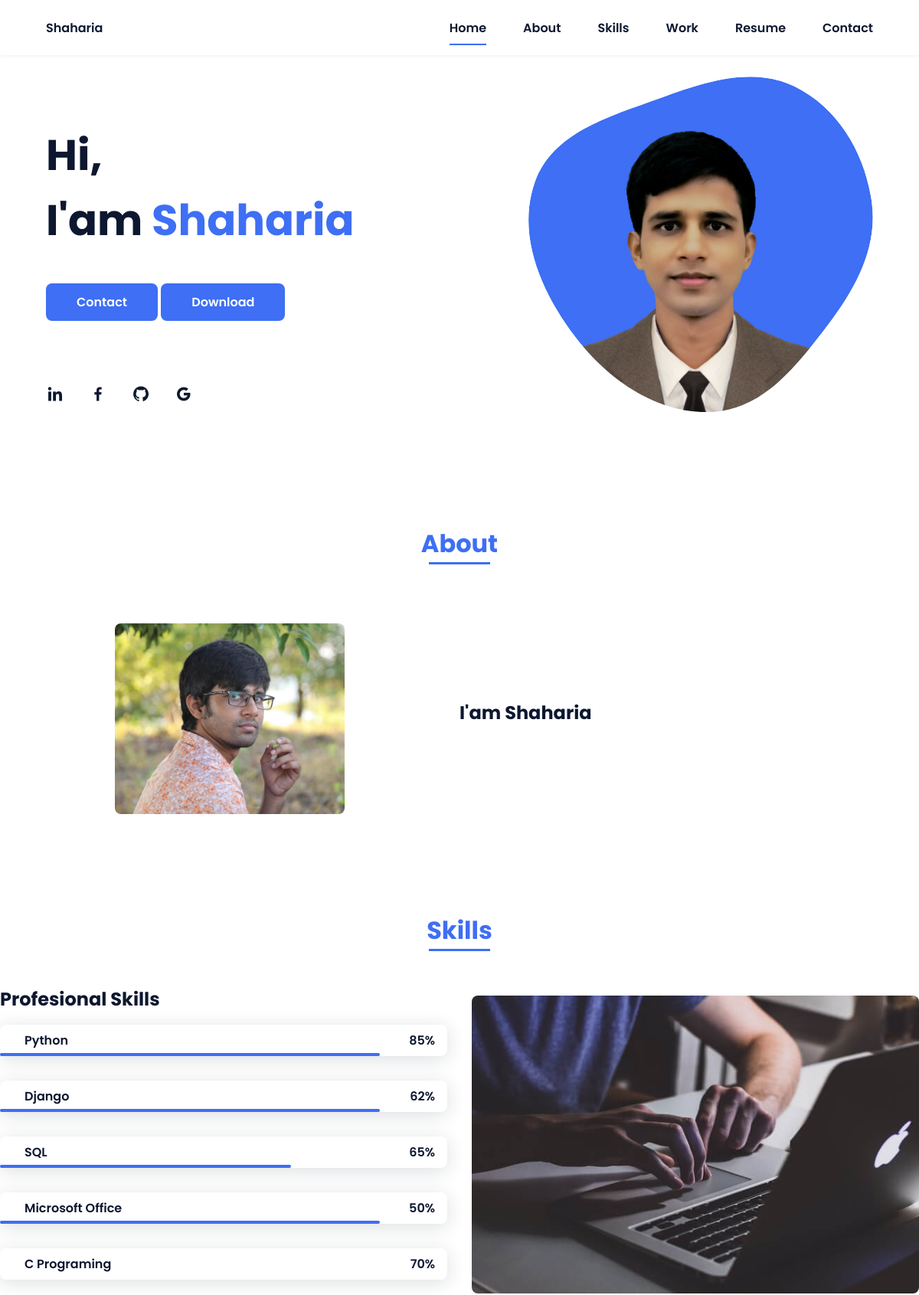
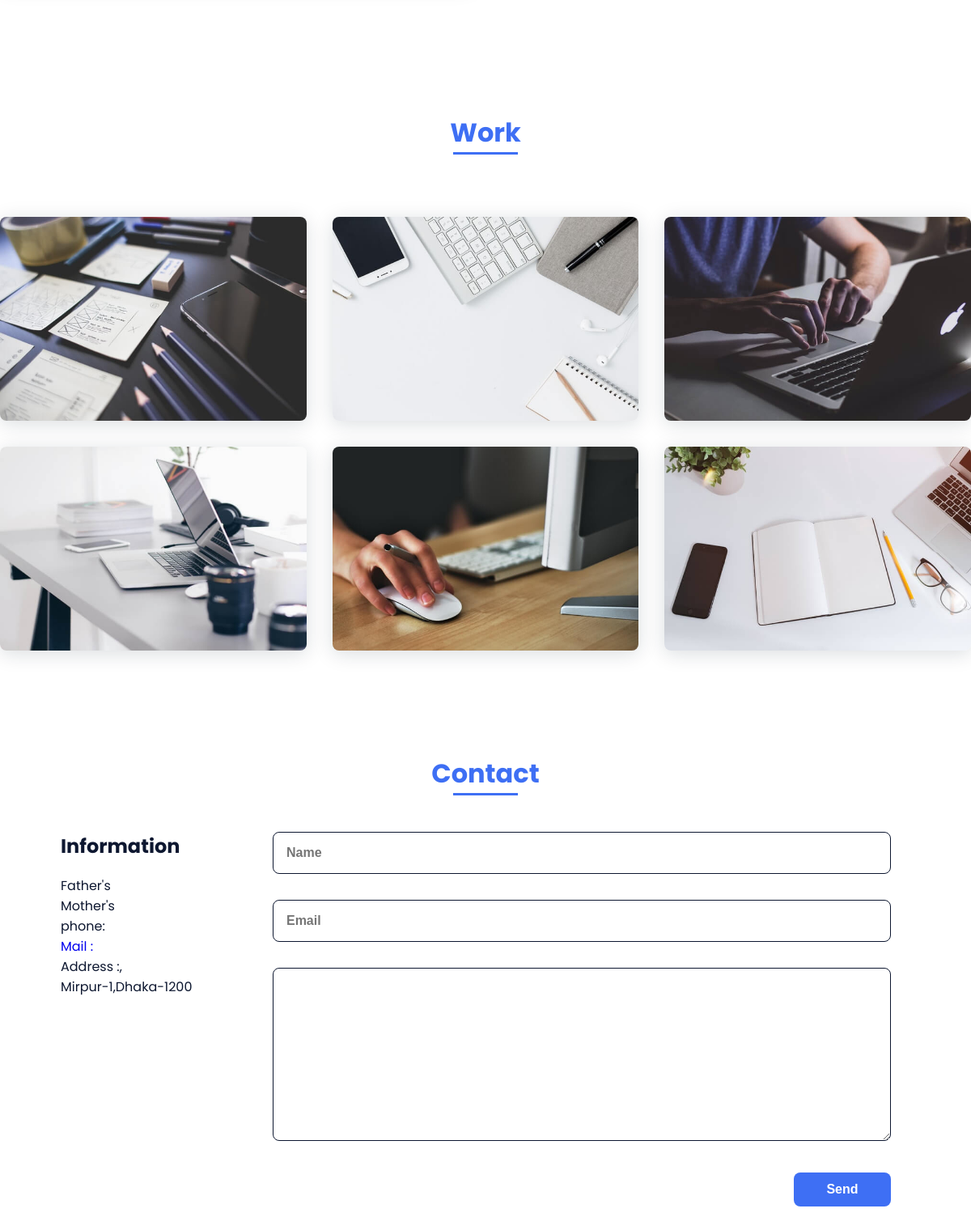
The app's page / (upper part), older data (2 pictures, top to bottom).
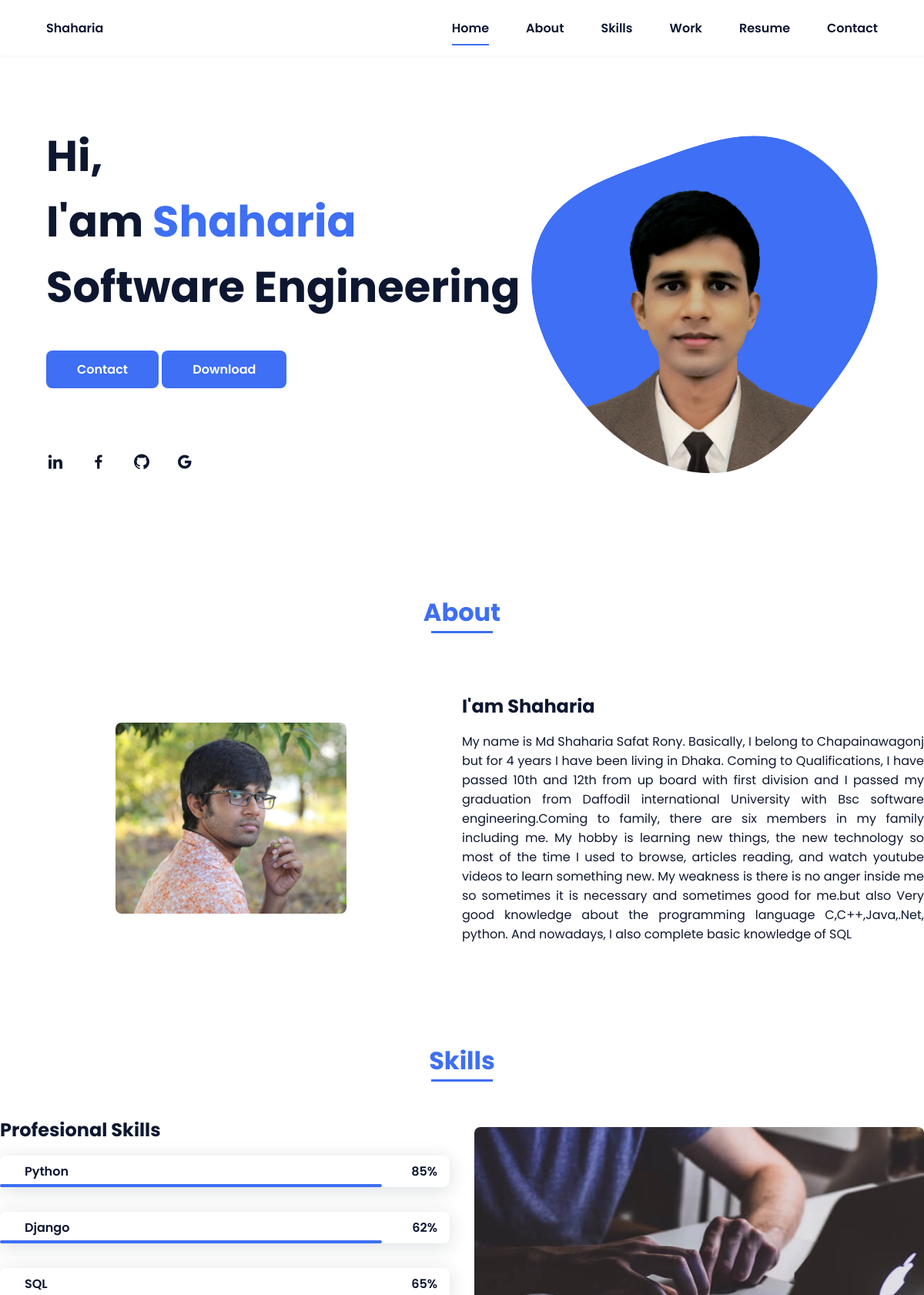
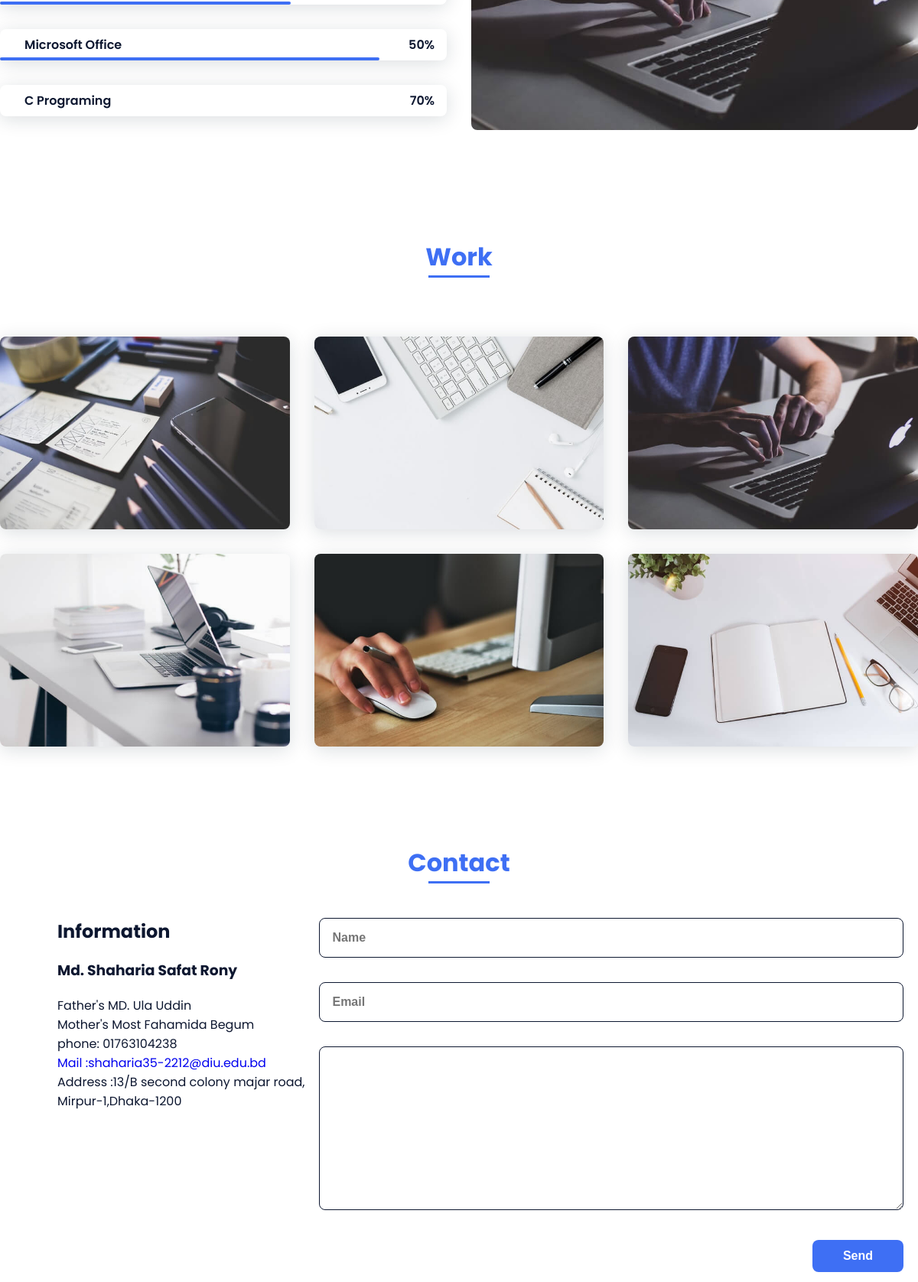
The same page, newer data (2 pictures, top to bottom).
### App/models.py (models this page shows, shortened)
class about(models.Model):
    name = models.CharField(max_length=200, null=True)
    title = models.CharField(max_length=200, blank=True)
    bio = models.CharField(max_length=2000, blank=True)
    firstname = models.CharField(max_length=200, blank=True)
    fathername = models.CharField(max_length=200, blank=True)
    mothername = models.CharField(max_length=200, blank=True)
    phone = models.CharField(max_length=200, blank=True)
    mail = models.CharField(max_length=200, blank=True)
    Address = models.CharField(max_length=200, blank=True)

### App/views.py (the view)
def index(request):
    aboutdata = about.objects.all()[0]
    context = {
        'about': aboutdata
    }
    if request.method == 'POST':
        name = request.POST.get('name')
        email = request.POST.get('email')
        message = request.POST.get('message')
        infodata = Info(name=name, email=email, message=message)
        infodata.save()
    return render(request, 'index.html', context)

### templates/index.html (shortened to what this page needs)
{% load static %}
<!DOCTYPE html>
<html lang="en">
<head>
    <link rel="stylesheet" href="{% static 'assets/css/styles.css' %}">
    <link href='https://cdn.jsdelivr.net/npm/boxicons@2.0.5/css/boxicons.min.css' rel='stylesheet'>
</head>
<body>
<header class="l-header">
    <nav class="nav bd-grid" style="margin-left: 60px;
    margin-right: 60px;">
        <div>
            <a href="#" class="nav__logo">{{ about.name }}</a>
        </div>
        <div class="nav__menu" id="nav-menu">
            <ul class="nav__list">
                <li class="nav__item"><a href="#home" class="nav__link active">Home</a></li>
                <li class="nav__item"><a href="#about" class="nav__link">About</a></li>
                <li class="nav__item"><a href="#skills" class="nav__link">Skills</a></li>
                <li class="nav__item"><a href="#work" class="nav__link">Work</a></li>
                <li class="nav__item"><a href="#resume" class="nav__link">Resume</a></li>
                <li class="nav__item"><a href="#contact" class="nav__link">Contact</a></li>
            </ul>
        </div>
    </nav>
</header>
<main class="l-main">
    <section class="home bd-grid" id="home" style="margin-left: 60px;
    margin-right: 60px;">
        <div class="home__data">
            <h1 class="home__title">Hi,<br>I'am <span
                    class="home__title-color">{{ about.name }}</span><br> {{ about.title }}
            </h1>
            <a href="#" class="button">Contact</a>
            <a href="#" class="button">Download</a>
        </div>
        <div class="home__social">
            <a href="https://www.linkedin.com/in/md-shaharia-safat-rony-62b0781b8/" class="home__social-icon"><i
                    class='bx bxl-linkedin'></i></a>
            <a href="https://www.facebook.com/shaharia.rony" class="home__social-icon"><i
                    class='bx bxl-facebook'></i></a>
            <a href="https://github.com/Shaharia-SE" class="home__social-icon"><i class='bx bxl-github'></i></a>
            <a href="mailto:shaharia35-2212@diu.edu.bd" class="home__social-icon"><i class='bx bxl-google'></i></a>
        </div>
        <div class="home__img">
            <svg class="home__blob" viewBox="0 0 479 467" xmlns="http://www.w3.org/2000/svg"
                 xmlns:xlink="http://www.w3.org/1999/xlink">
                <mask id="mask0" mask-type="alpha">
                    <path d="M9.19024 145.964C34.0253 76.5814 114.865 54.7299 184.111 29.4823C245.804 6.98884 311.86 -14.9503 370.735 14.143C431.207 44.026 467.948 107.508 477.191 174.311C485.897 237.229 454.931 294.377 416.506 344.954C373.74 401.245 326.068 462.801 255.442 466.189C179.416 469.835 111.552 422.137 65.1576 361.805C17.4835 299.81 -17.1617 219.583 9.19024 145.964Z"/>
                </mask>
                <g mask="url(#mask0)">
                    <path d="M9.19024 145.964C34.0253 76.5814 114.865 54.7299 184.111 29.4823C245.804 6.98884 311.86 -14.9503 370.735 14.143C431.207 44.026 467.948 107.508 477.191 174.311C485.897 237.229 454.931 294.377 416.506 344.954C373.74 401.245 326.068 462.801 255.442 466.189C179.416 469.835 111.552 422.137 65.1576 361.805C17.4835 299.81 -17.1617 219.583 9.19024 145.964Z"/>
                    <image class="home__blob-img" x="50" y="60" href="{% static 'assets/img/perfil.png' %}"/>
                </g>
            </svg>
        </div>
    </section>
    <section class="about section " id="about">
        <h2 class="section-title">About</h2>
        <div class="about__container bd-grid">
            <div class="about__img">
                <img src="{% static 'assets/img/about.jpg' %}" alt="">
            </div>
            <div>
                <h2 class="about__subtitle">I'am {{ about.name }}</h2>
                <p class="about__text" align="justify"
                >{{ about.bio }}</p>
            </div>
        </div>
    </section>
    <section class="skills section" id="skills">
        <h2 class="section-title">Skills</h2>
        <div class="skills__container bd-grid">
            <div>
                <h2 class="skills__subtitle">Profesional Skills</h2>
                <div class="skills__data">
                    <div class="skills__names">
                        <span class="skills__name">Python</span>
                    </div>
                    <div class="skills__bar skills__html">
                    </div>
                    <div>
                        <span class="skills__percentage">85%</span>
                    </div>
                </div>
                <div class="skills__data">
                    <div class="skills__names">
                        <span class="skills__name">Django</span>
                    </div>
                    <div class="skills__bar skills__css">
                    </div>
                    <div>
                        <span class="skills__percentage">62%</span>
                    </div>
                </div>
                <div class="skills__data">
                    <div class="skills__names">
                        <span class="skills__name">SQL</span>
                    </div>
                    <div class="skills__bar skills__js">
                    </div>
                    <div>
                        <span class="skills__percentage">65%</span>
                    </div>
                </div>
                <div class="skills__data">
                    <div class="skills__names">
                        <span class="skills__name">Microsoft Office</span>
                    </div>
                    <div class="skills__bar skills__ux">
                    </div>
                    <div>
                        <span class="skills__percentage">50%</span>
                    </div>
                </div>
                <div class="skills__data">
                    <div class="skills__names">
                        <span class="skills__name">C Programing </span>
                    </div>
                    <div>
                        <span class="skills__percentage">70%</span>
                    </div>
                </div>
            </div>
            <div>
                <img src="{% static 'assets/img/work3.jpg' %}" alt="" class="skills__img">
            </div>
        </div>
    </section>
    <section class="work section" id="work">
        <h2 class="section-title">Work</h2>
        <div class="work__container bd-grid">
            <a href="" class="work__img">
                <img src="{% static 'assets/img/work1.jpg' %}" alt="">
            </a>
            <a href="" class="work__img">
                <img src="{% static 'assets/img/work2.jpg' %}" alt="">
            </a>
            <a href="" class="work__img">
                <img src="{% static 'assets/img/work3.jpg' %}" alt="">
            </a>
            <a href="" class="work__img">
                <img src="{% static 'assets/img/work4.jpg' %}" alt="">
            </a>
            <a href="" class="work__img">
                <img src="{% static 'assets/img/work5.jpg' %}" alt="">
            </a>
            <a href="" class="work__img">
                <img src="{% static 'assets/img/work6.jpg' %}" alt="">
            </a>
        </div>
    </section>
    <section class="contact section" id="contact">
        <h2 class="section-title">Contact</h2>
        <div style="display: flex;justify-content:space-around">
            <div style="padding-left: 75px">
                <h1>Information</h1>
                <h3> {{ about.firstname }}</h3>
                <p>Father's {{ about.fathername }}</p>
                <p>Mother's {{ about.mothername }}</p>
                <p> phone: {{ about.phone }} </p>
                <a href="https://mail.google.com/mail/u/0/#inbox" class="about__container">Mail :{{ about.mail }}</a>
                <p>Address :{{ about.Address }},</p>
                <p> Mirpur-1,Dhaka-1200 </p>
            </div>
            <div class="contact__container bd-grid">
                <form action="/" method="post" role="form">
                    <input type="text" name="name" placeholder="Name" class="contact__input">
                    <input type="mail" name="email" placeholder="Email" class="contact__input">
                    <textarea name="message" cols="0" rows="10" class="contact__input"></textarea>
                    <input type="submit" value="Send" class="contact__button button">
                    </form>
            </div>
        </div>
    </section>
</main>
</body>
</html>

Row changes from the older to the newer data that the page shows:
changed about "Shaharia": title (not shown) → "Software Engineering"; bio (not shown) → "My name is Md Shaharia Safat Rony. Basically, I belong to Chapainawagonj but for 4 years I have been living in Dhaka. Coming to Qualifications, I have passed 10th and 12th from up board with first division and I passed my graduation from Daffodil international University with Bsc software engineering.Coming to family, there are six members in my family including me. My hobby is learning new things, the new technology so most of the time I used to browse, articles reading, and watch youtube videos to learn something new. My weakness is there is no anger inside me so sometimes it is necessary and sometimes good for me.but also Very good knowledge about the programming language…"; firstname (not shown) → "Md. Shaharia Safat Rony"; fathername (not shown) → "MD. Ula Uddin"; mothername (not shown) → "Most Fahamida Begum"; phone (not shown) → "01763104238"; mail (not shown) → "shaharia35-2212@diu.edu.bd"; Address (not shown) → "13/B second colony majar road"
